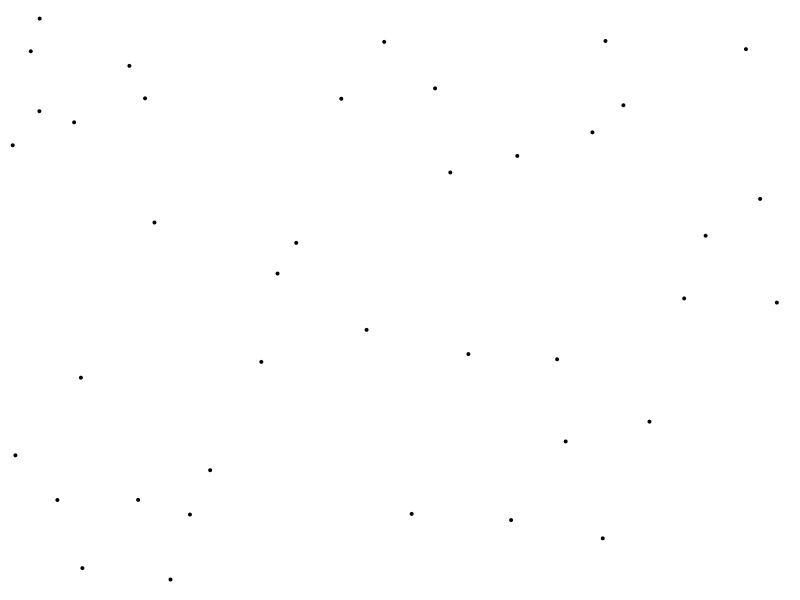
Frame 1 (no input)
Frame 60 (the mouse pressed at the canvas centre just before this capture): identical to frame 1, image omitted
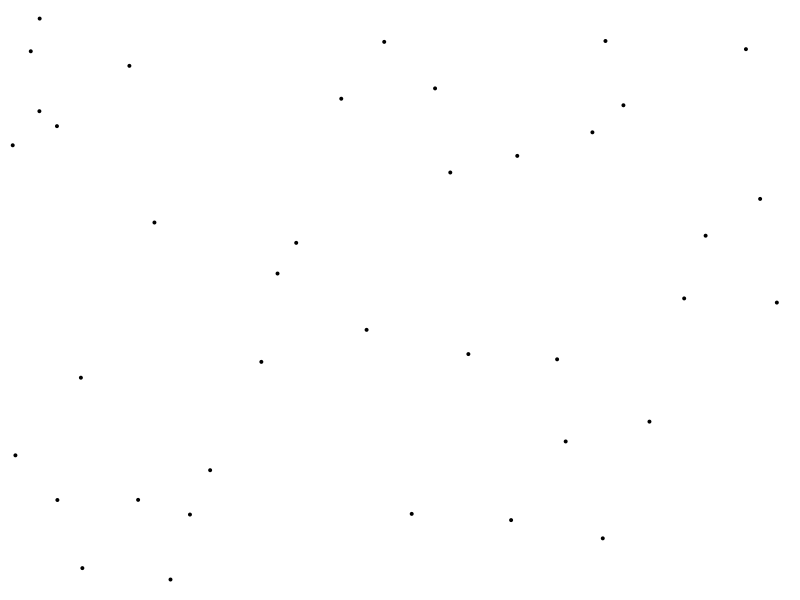
Frame 120 (the mouse held since frame 60 and released just before this capture)

The Processing sketch that drew these frames (run headless with seeded random() and noise(); from frame 60 on, the mouse is pressed at the canvas centre):

// Processing sketch: Pulgas
// ── Pulgas.pde
ArrayList<Pulga>pulgas;

void setup() {
  size(800, 600);
  pulgas = new ArrayList<Pulga>();
  for (int i = 0; i < 40; i++) {
    pulgas.add(new Pulga(random(width), random(height)));
  }
}

void draw() {
  background(255);
  for (int i = 0; i < pulgas.size(); i++) {
    Pulga aux = pulgas.get(i);
    aux.act();
    if (aux.eliminar) {
      pulgas.remove(i--);
    }
  }
}

class Pulga {
  boolean eliminar, viva;
  int tiempo; 
  float x, y, tam;
  Pulga(float x, float y) {
    this.x = x; 
    this.y = y;
    tam = 4;
    tiempo = int(random(60, 1000));
    eliminar = false;
    viva = true;
  }
  void act() {
    tiempo--;
    if (viva) {
      if (tiempo <= 0) saltar();
      float dis = dist(x, y, mouseX, mouseY);
      if (dis < tam) {
        if (random(100) < 10) saltar();
        else if (mousePressed) {
          viva = false;
          tiempo = int(random(60, 260));
        }
      }
    }
    else {
      if(tiempo <= 0){
         eliminar = true; 
      }
    }
    dibujar();
  }
  void saltar() {
    float rang = random(TWO_PI);
    float rdis = random(40, 200);
    x += cos(rang)*rdis;
    y += sin(rang)*rdis;
    tiempo = int(random(60, 1000));
  }
  void dibujar() {
    noStroke();
    if (viva) {
      fill(0);
      ellipse(x, y, tam, tam);
    }
    else {
      fill(255, 0, 0);
      ellipse(x, y, tam*2, tam*2);
    }
  }
}
